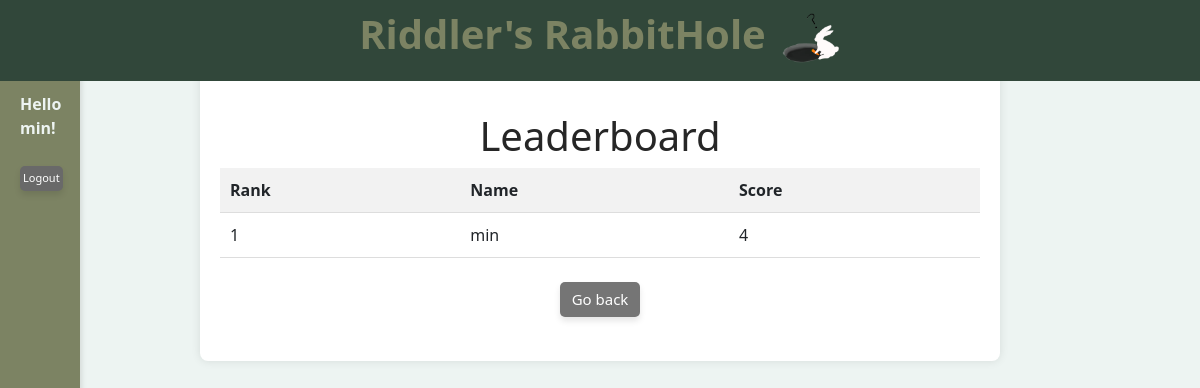
The app's page /leaderboard (signed in), older data.
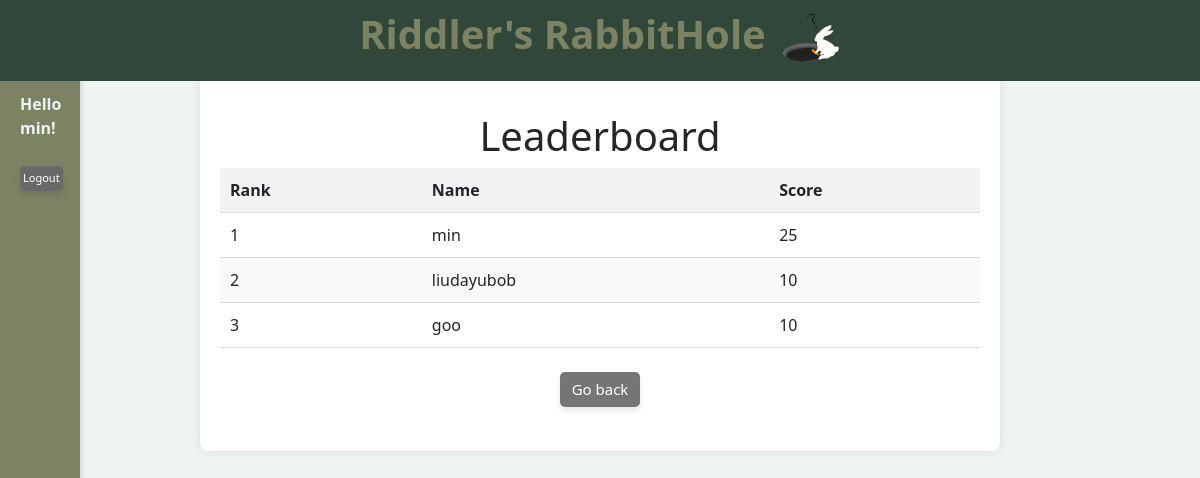
The same page, newer data.
### database/models.py (models this page shows, shortened)
class User(UserMixin, Model):
    id = Column(Integer, primary_key=True)
    username = Column(String(50), unique=True, nullable=False)
    email = Column(String(100), unique=True, nullable=False)
    password_hash = Column(String(128), nullable=False)
    gender = Column(String(10), nullable=False)
    dob = Column(DateTime, nullable=False)
    phone = Column(String(20))
    country = Column(String(50), nullable=False)
    avatar = Column(String(20), nullable=False)
    score = Column(db.Integer, default=0)
    comments = db.relationship('Comment', backref='user', lazy=True)

### app.py (the view)
@app.route('/leaderboard')
def leaderboard():
    top_scores = Score.query.order_by(Score.score.desc()).limit(10).all()
    data = []
    rank = 1
    for score in top_scores:
        user = User.query.get(score.user_id)
        data.append({"rank": rank, "username": user.username, "score": score.score})
        rank += 1
    return render_template('leaderboard.html', data=data, current_user=current_user)

### app.py (called while the page is built)
@login_manager.user_loader
def load_user(user_id):
    return User.query.get(int(user_id))

### templates/leaderboard.html (shortened to what this page needs)
<!DOCTYPE html>
<html lang="en">
<head>
    <link rel="stylesheet" type="text/css" href="{{ url_for('static', filename='css/style.css') }}">
    <link href="https://stackpath.bootstrapcdn.com/bootstrap/4.5.2/css/bootstrap.min.css" rel="stylesheet">
</head>
<body>
    <div class="header">
        <h1 style="color: #7C8363;"><b>Riddler's RabbitHole </b><img src="{{ url_for('static', filename='img/rabbit.png') }}" alt="" class="rabbitimg"></h1>
    </div>
    <div class="sidebar" id="sidebar">
        <div class="login-tab" id="loginButton" onclick="toggleLogin()">
            {% if current_user.is_authenticated %}
                <br><br><br>
                <b>
                Hello
                {{ current_user.username }}!</b>
                <br><br>
                <button class="lognew" onclick="logout()">Logout</button>
            {% else %}
                <br><br><br>
                Login
            {% endif %}
        </div>
    </div>
<div class="containerl">
    <br><br><br>
    <h1>Leaderboard</h1>
    <table id="leaderboard">
        <thead>
            <tr>
                <th>Rank</th>
                <th>Name</th>
                <th>Score</th>
            </tr>
        </thead>
        <tbody>
            {% for entry in data %}
            <tr>
                <td>{{ entry.rank }}</td>
                <td>{{ entry.username }}</td>
                <td>{{ entry.score }}</td>
            </tr>
            {% endfor %}
        </tbody>
    </table>
    <br>
    <div class="mb-4">
        <a href="{{ url_for('index') }}" class="newbutton">Go back</a>
    </div>
</div>
</body>
</html>

Row changes from the older to the newer data that the page shows:
computed for User "min": score "4" → "25"
now on this page (row unchanged): User: rank "2", username "liudayubob", score "10"
added User: rank "3", username "goo", score "10"
